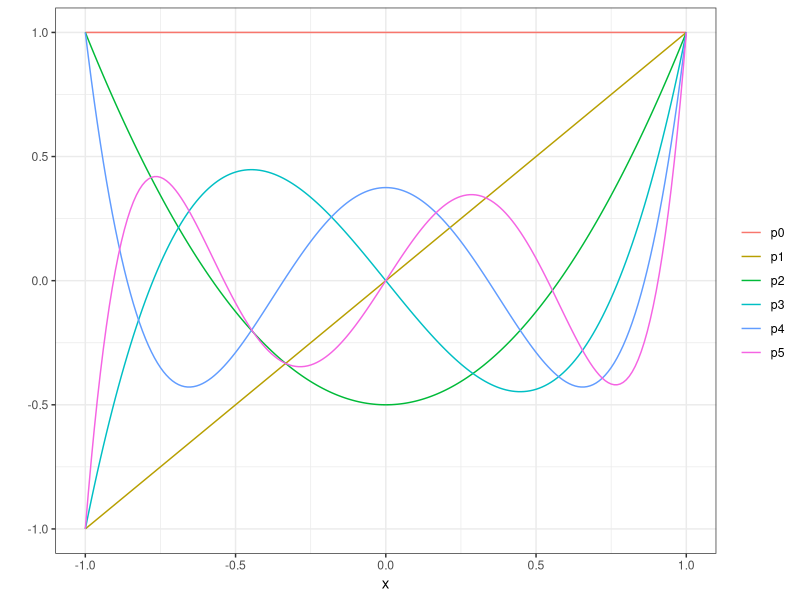

Write the R code that produced this figure.
## ---- chunk 1
fib <- function(n){
  if(n == 0){
    return(0)
  } else if(n == 1){
    return(1)
  } else {
    return(fib(n-1) + fib(n-2))
  }
}

fib(0)
fib(1)
fib(2)
fib(3)
fib(4)
fib(5)
## ---- chunk 2
library(memoise)
system.time(fib(35))
fib <- memoise(fib)
system.time(fib(35))
## ---- chunk 3
library(tidyverse)

pn <- function(x, n){
  if(n == 0){
    return(rep(1, length(x)))
  } else if(n == 1){
    return(x)
  } else {
    return( (2*(n-1) + 1)/n * x*pn(x, n-1) - (n-1)/n * pn(x, n-2))
  }
}

pn <- memoise(pn)

x <- seq(-1, 1, 0.01)
pol_vals <- c()
for(n in 0:5){
  pol_vals <- c(pol_vals, pn(x, n))
}

data.frame(x = rep(x, 6), p = pol_vals, 
           n = rep(paste0("p", 0:5), each=length(x))) |>
  ggplot(aes(x = x, y = p, color=n)) +
  geom_line() +
  theme_bw() +
  labs(y="", color="")
